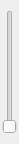
<?xml version="1.0" encoding="UTF-8"?>
<ui version="4.0">
 <class>SliderWidget</class>
 <widget class="QWidget" name="SliderWidget">
  <property name="geometry">
   <rect>
    <x>0</x>
    <y>0</y>
    <width>19</width>
    <height>144</height>
   </rect>
  </property>
  <property name="sizePolicy">
   <sizepolicy hsizetype="Minimum" vsizetype="Preferred">
    <horstretch>0</horstretch>
    <verstretch>0</verstretch>
   </sizepolicy>
  </property>
  <property name="minimumSize">
   <size>
    <width>10</width>
    <height>0</height>
   </size>
  </property>
  <property name="maximumSize">
   <size>
    <width>92</width>
    <height>16777215</height>
   </size>
  </property>
  <property name="windowTitle">
   <string>SliderWidget</string>
  </property>
  <layout class="QGridLayout" name="gridLayout">
   <property name="leftMargin">
    <number>0</number>
   </property>
   <property name="topMargin">
    <number>10</number>
   </property>
   <property name="rightMargin">
    <number>0</number>
   </property>
   <property name="bottomMargin">
    <number>10</number>
   </property>
   <property name="horizontalSpacing">
    <number>0</number>
   </property>
   <item row="0" column="0">
    <widget class="QSlider" name="verticalSlider">
     <property name="orientation">
      <enum>Qt::Vertical</enum>
     </property>
    </widget>
   </item>
  </layout>
 </widget>
 <layoutdefault spacing="6" margin="11"/>
 <resources/>
 <connections/>
</ui>
